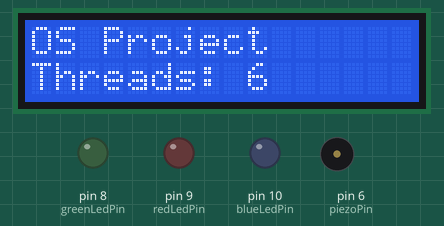
A sketch run on a simulated Arduino Uno, built with avr-gcc and run on an emulated ATmega328P. Parts: 16×2 character LCD, output pins drawn as LEDs (lit = HIGH), buzzer (waves = sounding).

Above: at 0.3 s.
At 5.2 s:
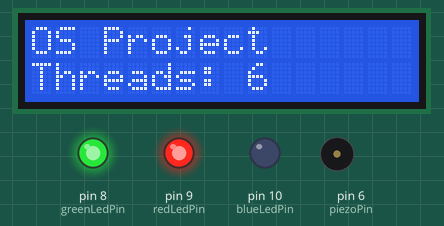
At 10.1 s:
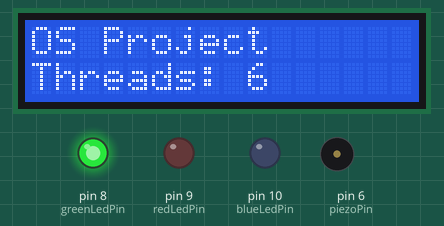
At 19.9 s:
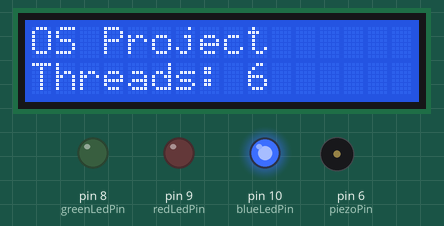
At 29.8 s:
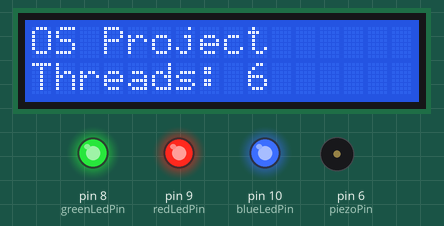
At 39.44 s:
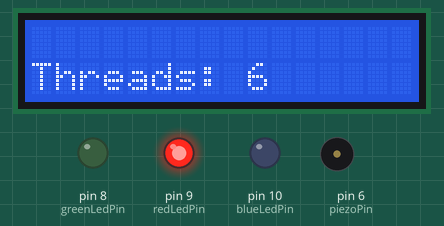
Timing chart, 0 to 40.0 s (numbered marks = the images above):
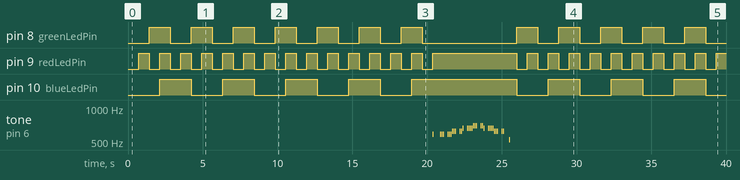

The sketch:

OS_Project_V1.ino
```cpp
#include <LiquidCrystal.h>
#include <Thread.h>

int redLedPin = 9;
int greenLedPin = 8;
int blueLedPin = 10;

int piezoPin = 6;

float d=587.33;
float D=622.25;
float e=659.26;
float f=698.46;
float c=523.25;
float A=440;
float g=392;

LiquidCrystal lcd(12,11,5,4,3,2);

//Red LED Thread
Thread redLedThread = Thread();

// callback for redLedThread
void blinkRedLed(){
	static bool redLedStatus = false;
	redLedStatus = !redLedStatus;
	digitalWrite(redLedPin, redLedStatus);
}

// Green LED Thread
Thread greenLedThread = Thread();

// callback for greenLedThread
void blinkGreenLed(){
  static bool greenLedStatus = false;
  greenLedStatus = !greenLedStatus;
  digitalWrite(greenLedPin, greenLedStatus);
}

// Blue LED Thread
Thread blueLedThread = Thread();

// callback for greenLedThread
void blinkBlueLed(){
  static bool blueLedStatus = false;
  blueLedStatus = !blueLedStatus;
  digitalWrite(blueLedPin, blueLedStatus);
}

// Music Thread
Thread musicThread = Thread();

// callback for musicThread
void infinityWarTheme(){

  // Line 1

  tone(piezoPin,d,50);

  delay(500);

  tone(piezoPin,d,50);
  delay(100);
  tone(piezoPin,d,50);
  delay(100);
  tone(piezoPin,d,50);

  delay(300);

  tone(piezoPin,d,50);
  delay(100);
  tone(piezoPin,d,50);
  delay(100);
  tone(piezoPin,d,50);
  delay(100);
  tone(piezoPin,D,50);
  delay(100);
  tone(piezoPin,D,50);
  delay(100);
  tone(piezoPin,D,50);

  delay(300);

  tone(piezoPin,D,50);
  delay(100);
  tone(piezoPin,D,50);
  delay(100);
  tone(piezoPin,e,50);

  delay(300);

  // Line 2

  tone(piezoPin,e,50);
  delay(100);
  tone(piezoPin,e,50);
  delay(100);
  tone(piezoPin,e,50);
  delay(100);
  tone(piezoPin,e,50);
  delay(100);
  tone(piezoPin,f,50);
  delay(100);
  tone(piezoPin,f,50);
  delay(100);
  tone(piezoPin,f,50);

  delay(300);

  tone(piezoPin,f,50);
  delay(100);
  tone(piezoPin,f,50);
  delay(100);
  tone(piezoPin,e,50);

  delay(300);

  tone(piezoPin,e,50);
  delay(100);
  tone(piezoPin,e,50);
  delay(100);
  tone(piezoPin,e,50);
  delay(100);
  tone(piezoPin,e,50);
  delay(100);
  tone(piezoPin,D,50);
  delay(100);
  tone(piezoPin,D,50);
  delay(100);
  tone(piezoPin,D,50);

  delay(300);

  // Line 3

  tone(piezoPin,D,50);
  delay(100);
  tone(piezoPin,D,50);

  delay(400);

  tone(piezoPin,c,50);

}

// LCD Thread Row 1
Thread lcdThread1 = Thread();

// callback for lcdThread
void lcdMessage1(){
  lcd.setCursor(0,0);
  lcd.print("OS Project");
  delay(500);
  lcd.setCursor(0,0);
  lcd.print("                ");
}

// LCD Thread Row 2
Thread lcdThread2 = Thread();

// callback for lcdThread2
void lcdMessage2(){
  lcd.setCursor(0,1);
  lcd.print("                ");
  lcd.setCursor(0,1);
  lcd.print("Threads: 6");
}

void setup(){
	Serial.begin(9600);
  lcd.begin(16,2);
  // Red LED Setup
	pinMode(redLedPin, OUTPUT);
	redLedThread.onRun(blinkRedLed);
	redLedThread.setInterval(500);

  // Green LED Setup
  pinMode(greenLedPin, OUTPUT);
  greenLedThread.onRun(blinkGreenLed);
  greenLedThread.setInterval(1000);

  // Blue LED Setup
  pinMode(blueLedPin, OUTPUT);
  blueLedThread.onRun(blinkBlueLed);
  blueLedThread.setInterval(2000);

  // Music Thread Setup
  musicThread.onRun(infinityWarTheme);
  musicThread.setInterval(20000);

  // LCD Thread 1
  lcdThread1.onRun(lcdMessage1);
  lcdThread1.setInterval(200);

  // LCD Thread 2
  lcdThread2.onRun(lcdMessage2);
  lcdThread2.setInterval(100);
}

void loop(){

	// Run Red LED Thread
	if(redLedThread.shouldRun()) {
    redLedThread.run();
	}

  // Run Green LED Thread
  if(greenLedThread.shouldRun()) {
     greenLedThread.run();
  }

  // Run Blue LED Thread
  if(blueLedThread.shouldRun()) {
    blueLedThread.run();
  }

  // Run Music Thread
  if(musicThread.shouldRun()) {
    musicThread.run();
  }

  // Run LCD Thread 1
  if(lcdThread1.shouldRun()) {
    lcdThread1.run();
  }

  // Run LCD Thread 2
  if(lcdThread2.shouldRun()) {
    lcdThread2.run();
  }

}
```

Measured:
- by itself, pin 8 (greenLedPin): goes 6 × (HIGH 1.4 s, LOW 1.4 s), HIGH 1.4 s, LOW 6.3 s, 4 × (HIGH 1.4 s, LOW 1.4 s), HIGH 1.4 s, then LOW
- by itself, pin 9 (redLedPin): goes 14 × (HIGH 0.70 s, LOW 0.70 s), HIGH 5.6 s, 9 × (LOW 0.70 s, HIGH 0.70 s), LOW 0.70 s, then HIGH
- by itself, pin 10 (blueLedPin): goes 4 × (HIGH 2.1 s, LOW 2.1 s), HIGH 7.0 s, 3 × (LOW 2.1 s, HIGH 2.1 s), then LOW
- by itself, tone on pin 6 (piezoPin): plays 587 Hz for 0.05 s, 587 Hz for 0.05 s, 587 Hz for 0.05 s, 587 Hz for 0.05 s, 587 Hz for 0.05 s, 587 Hz for 0.05 s … (33 notes in this stretch)
- what the display in image 0 shows lasts 0.5 s, from 0.2 s to 0.7 s
